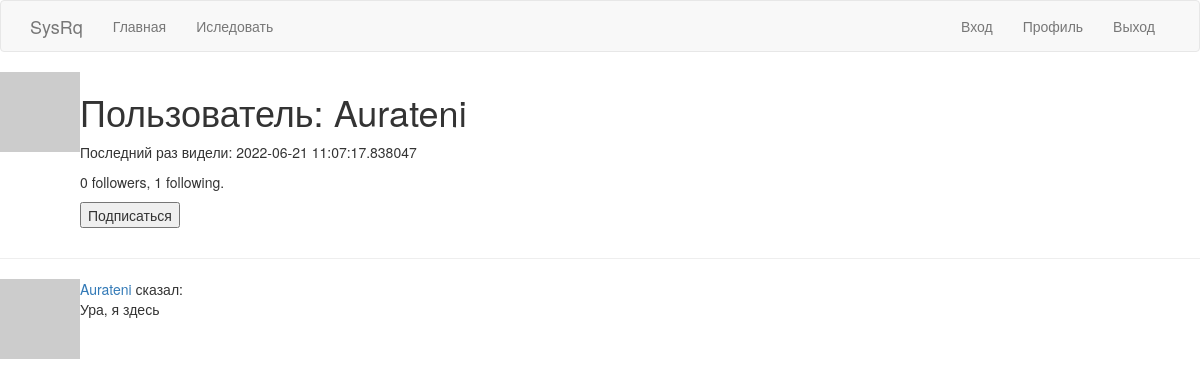
/user/Aurateni (signed in), run on the app's committed database.
### app/models.py (models this page shows, shortened)
class User(UserMixin, db.Model):
    id = db.Column(db.Integer, primary_key=True)
    username = db.Column(db.String(64), index=True, unique=True)
    email = db.Column(db.String(120), index=True, unique=True)
    password_hash = db.Column(db.String(128))
    posts = db.relationship('Post', backref='author', lazy='dynamic')
    about_me = db.Column(db.String(140))
    last_seen = db.Column(db.DateTime, default=datetime.utcnow)
    followed = db.relationship(
        'User', secondary=followers,
        primaryjoin=(followers.c.follower_id == id),
        secondaryjoin=(followers.c.followed_id == id),
        backref=db.backref('followers', lazy='dynamic'), lazy='dynamic')
    def avatar(self, size):
        digest = md5(self.email.lower().encode('utf-8')).hexdigest()
        return 'https://www.gravatar.com/avatar/{}?d=identicon&s={}'.format(
            digest, size)
    def is_following(self, user):
        return self.followed.filter(
            followers.c.followed_id == user.id).count() > 0

class Post(db.Model):
    id = db.Column(db.Integer, primary_key=True)
    body = db.Column(db.String(140))
    timestamp = db.Column(db.DateTime, index=True, default=datetime.utcnow)
    user_id = db.Column(db.Integer, db.ForeignKey('user.id'))

### app/routes.py (the view)
@app.route('/user/<username>')
@login_required
def user(username):
    user = User.query.filter_by(username=username).first_or_404()
    page = request.args.get('page', 1, type=int)
    posts = user.posts.order_by(Post.timestamp.desc()).paginate(
        page, app.config['POSTS_PER_PAGE'], False)
    next_url = url_for('user', username=user.username, page=posts.next_num) \
        if posts.has_next else None
    prev_url = url_for('user', username=user.username, page=posts.prev_num) \
        if posts.has_prev else None
    form = EmptyForm()
    return render_template('user.html', user=user, posts=posts.items, next_url=next_url, prev_url=prev_url, form=form)

### app/forms.py
class EmptyForm(FlaskForm):
    submit = SubmitField('Submit')

### app/models.py (called while the page is built)
@login.user_loader
def load_user(id):
    return User.query.get(int(id))

### app/routes.py (called while the page is built)
@app.before_request
def before_request():
    if current_user.is_authenticated:
        current_user.last_seen = datetime.utcnow()
        db.session.commit()

### app/templates/user.html (shortened to what this page needs)
{% extends "base.html" %}
{% block content %}
     <table>
        <tr valign="top">
            <td><img src="{{ user.avatar(128) }}"></td>
            <td>
                <h1>Пользователь: {{ user.username }}</h1>
                {% if user.last_seen %}<p>Последний раз видели: {{ user.last_seen }}</p>{% endif %}
                <p>{{ user.followers.count() }} followers, {{ user.followed.count() }} following.</p>
                {% if user == current_user %}
                <p><a href="{{ url_for('edit_profile') }}">Редактировать профиль</a></p>
                {% elif not current_user.is_following(user) %}
                <p>
                    <form action="{{ url_for('follow', username=user.username) }}" method="post">
                        {{ form.submit(value='Подписаться') }}
                    </form>
                </p>
                {% endif %}
            </td>
        </tr>
    </table>
    <hr>
    {% for post in posts %}
        {% include '_post.html' %}
    {% endfor %}
{% endblock %}

### app/templates/_post.html
 <table>
        <tr valign="top">
            <td><img src="{{ post.author.avatar(36) }}"></td>
            <td>
                <a href="{{ url_for('user', username=post.author.username) }}">
                    {{ post.author.username }}
                </a>
                сказал:<br>{{ post.body }}
            </td>
        </tr>
    </table>

### data on the page
User: username "Aurateni", last_seen "2022-06-21 11:07:17.838047"
Post: author.username "Aurateni", body "Ура, я здесь"

### other printed values
{{ ('Главная') }} "Главная"
{{ ('Иследовать') }} "Иследовать"
{{ ('Вход') }} "Вход"
{{ ('Профиль') }} "Профиль"
{{ ('Выход') }} "Выход"
{{ user.followers.count() }} "0"
{{ user.followed.count() }} "1"
